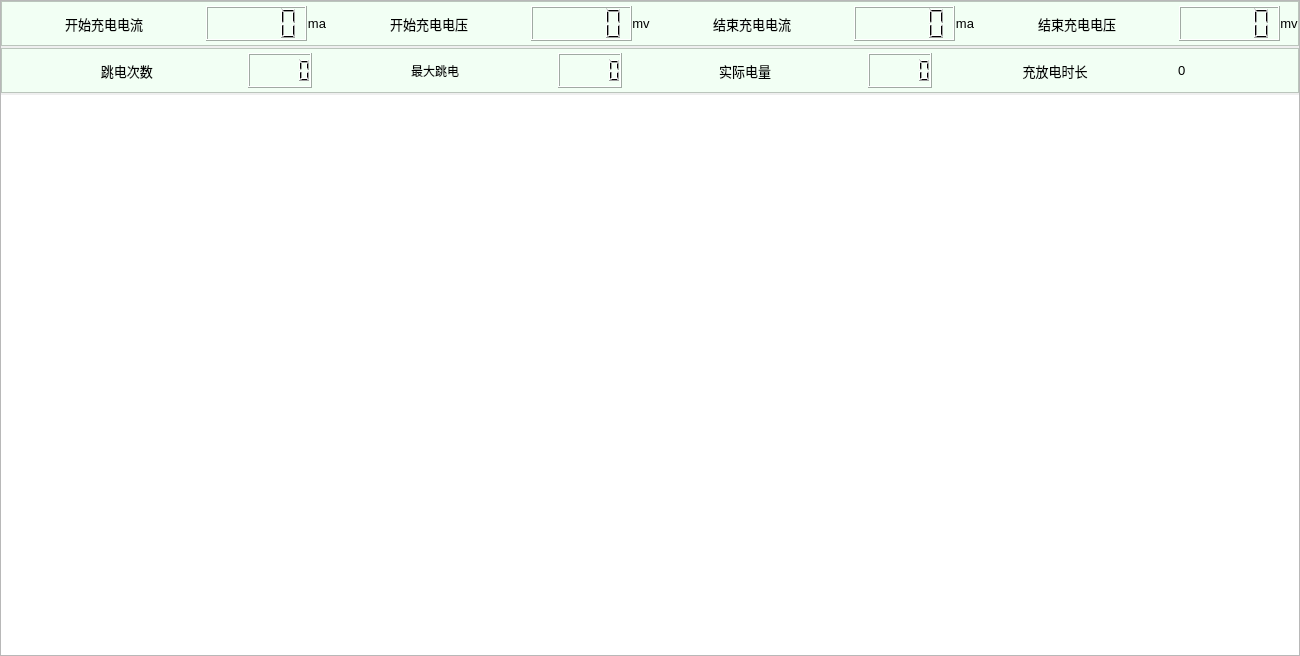
               <widget class="QFrame" name="Frame_Content">
                <property name="sizePolicy">
                 <sizepolicy hsizetype="Expanding" vsizetype="Expanding">
                  <horstretch>0</horstretch>
                  <verstretch>0</verstretch>
                 </sizepolicy>
                </property>
                <property name="minimumSize">
                 <size>
                  <width>1300</width>
                  <height>640</height>
                 </size>
                </property>
                <property name="maximumSize">
                 <size>
                  <width>16777215</width>
                  <height>16777215</height>
                 </size>
                </property>
                <property name="frameShape">
                 <enum>QFrame::StyledPanel</enum>
                </property>
                <property name="frameShadow">
                 <enum>QFrame::Raised</enum>
                </property>
                <layout class="QVBoxLayout" name="verticalLayout_4">
                 <property name="spacing">
                  <number>2</number>
                 </property>
                 <property name="leftMargin">
                  <number>0</number>
                 </property>
                 <property name="topMargin">
                  <number>0</number>
                 </property>
                 <property name="rightMargin">
                  <number>0</number>
                 </property>
                 <property name="bottomMargin">
                  <number>0</number>
                 </property>
                 <item>
                  <widget class="QFrame" name="Right_Infomation">
                   <property name="sizePolicy">
                    <sizepolicy hsizetype="Expanding" vsizetype="Expanding">
                     <horstretch>0</horstretch>
                     <verstretch>0</verstretch>
                    </sizepolicy>
                   </property>
                   <property name="minimumSize">
                    <size>
                     <width>650</width>
                     <height>45</height>
                    </size>
                   </property>
                   <property name="maximumSize">
                    <size>
                     <width>16777215</width>
                     <height>45</height>
                    </size>
                   </property>
                   <property name="styleSheet">
                    <string notr="true">background-color: rgb(242, 255, 244);</string>
                   </property>
                   <property name="frameShape">
                    <enum>QFrame::StyledPanel</enum>
                   </property>
                   <property name="frameShadow">
                    <enum>QFrame::Raised</enum>
                   </property>
                   <layout class="QHBoxLayout" name="horizontalLayout_5">
                    <property name="spacing">
                     <number>0</number>
                    </property>
                    <property name="leftMargin">
                     <number>0</number>
                    </property>
                    <property name="topMargin">
                     <number>0</number>
                    </property>
                    <property name="rightMargin">
                     <number>0</number>
                    </property>
                    <property name="bottomMargin">
                     <number>0</number>
                    </property>
                    <item>
                     <layout class="QHBoxLayout" name="horizontalLayout_4">
                      <item>
                       <widget class="QLabel" name="label">
                        <property name="sizePolicy">
                         <sizepolicy hsizetype="Expanding" vsizetype="Preferred">
                          <horstretch>0</horstretch>
                          <verstretch>0</verstretch>
                         </sizepolicy>
                        </property>
                        <property name="minimumSize">
                         <size>
                          <width>0</width>
                          <height>35</height>
                         </size>
                        </property>
                        <property name="maximumSize">
                         <size>
                          <width>16777215</width>
                          <height>35</height>
                         </size>
                        </property>
                        <property name="font">
                         <font>
                          <pointsize>10</pointsize>
                         </font>
                        </property>
                        <property name="text">
                         <string>开始充电电流</string>
                        </property>
                        <property name="alignment">
                         <set>Qt::AlignCenter</set>
                        </property>
                       </widget>
                      </item>
                      <item>
                       <widget class="QLCDNumber" name="CHARGE_CUR">
                        <property name="minimumSize">
                         <size>
                          <width>101</width>
                          <height>35</height>
                         </size>
                        </property>
                        <property name="maximumSize">
                         <size>
                          <width>16777215</width>
                          <height>35</height>
                         </size>
                        </property>
                        <property name="font">
                         <font>
                          <pointsize>10</pointsize>
                         </font>
                        </property>
                       </widget>
                      </item>
                      <item>
                       <widget class="QLabel" name="label_6">
                        <property name="minimumSize">
                         <size>
                          <width>0</width>
                          <height>35</height>
                         </size>
                        </property>
                        <property name="maximumSize">
                         <size>
                          <width>16777215</width>
                          <height>35</height>
                         </size>
                        </property>
                        <property name="font">
                         <font>
                          <pointsize>10</pointsize>
                         </font>
                        </property>
                        <property name="text">
                         <string>ma</string>
                        </property>
                        <property name="alignment">
                         <set>Qt::AlignCenter</set>
                        </property>
                       </widget>
                      </item>
                      <item>
                       <widget class="QLabel" name="label_3">
                        <property name="sizePolicy">
                         <sizepolicy hsizetype="Expanding" vsizetype="Preferred">
                          <horstretch>0</horstretch>
                          <verstretch>0</verstretch>
                         </sizepolicy>
                        </property>
                        <property name="minimumSize">
                         <size>
                          <width>0</width>
                          <height>35</height>
                         </size>
                        </property>
                        <property name="maximumSize">
                         <size>
                          <width>16777215</width>
                          <height>35</height>
                         </size>
                        </property>
                        <property name="font">
                         <font>
                          <pointsize>10</pointsize>
                         </font>
                        </property>
                        <property name="text">
                         <string>开始充电电压</string>
                        </property>
                        <property name="alignment">
                         <set>Qt::AlignCenter</set>
                        </property>
                       </widget>
                      </item>
                      <item>
                       <widget class="QLCDNumber" name="CHARGE_VOL">
                        <property name="minimumSize">
                         <size>
                          <width>101</width>
                          <height>35</height>
                         </size>
                        </property>
                        <property name="maximumSize">
                         <size>
                          <width>16777215</width>
                          <height>35</height>
                         </size>
                        </property>
                        <property name="font">
                         <font>
                          <pointsize>10</pointsize>
                         </font>
                        </property>
                       </widget>
                      </item>
                      <item>
                       <widget class="QLabel" name="label_22">
                        <property name="minimumSize">
                         <size>
                          <width>0</width>
                          <height>35</height>
                         </size>
                        </property>
                        <property name="maximumSize">
                         <size>
                          <width>16777215</width>
                          <height>35</height>
                         </size>
                        </property>
                        <property name="font">
                         <font>
                          <pointsize>10</pointsize>
                         </font>
                        </property>
                        <property name="text">
                         <string>mv</string>
                        </property>
                        <property name="alignment">
                         <set>Qt::AlignCenter</set>
                        </property>
                       </widget>
                      </item>
                      <item>
                       <widget class="QLabel" name="label_2">
                        <property name="sizePolicy">
                         <sizepolicy hsizetype="Expanding" vsizetype="Preferred">
                          <horstretch>0</horstretch>
                          <verstretch>0</verstretch>
                         </sizepolicy>
                        </property>
                        <property name="minimumSize">
                         <size>
                          <width>0</width>
                          <height>35</height>
                         </size>
                        </property>
                        <property name="maximumSize">
                         <size>
                          <width>16777215</width>
                          <height>35</height>
                         </size>
                        </property>
                        <property name="font">
                         <font>
                          <pointsize>10</pointsize>
                         </font>
                        </property>
                        <property name="text">
                         <string>结束充电电流</string>
                        </property>
                        <property name="alignment">
                         <set>Qt::AlignCenter</set>
                        </property>
                       </widget>
                      </item>
                      <item>
                       <widget class="QLCDNumber" name="RUN_CUR">
                        <property name="minimumSize">
                         <size>
                          <width>101</width>
                          <height>35</height>
                         </size>
                        </property>
                        <property name="maximumSize">
                         <size>
                          <width>16777215</width>
                          <height>35</height>
                         </size>
                        </property>
                        <property name="font">
                         <font>
                          <pointsize>10</pointsize>
                         </font>
                        </property>
                       </widget>
                      </item>
                      <item>
                       <widget class="QLabel" name="label_17">
                        <property name="minimumSize">
                         <size>
                          <width>0</width>
                          <height>35</height>
                         </size>
                        </property>
                        <property name="maximumSize">
                         <size>
                          <width>16777215</width>
                          <height>35</height>
                         </size>
                        </property>
                        <property name="font">
                         <font>
                          <pointsize>10</pointsize>
                         </font>
                        </property>
                        <property name="text">
                         <string>ma</string>
                        </property>
                        <property name="alignment">
                         <set>Qt::AlignCenter</set>
                        </property>
                       </widget>
                      </item>
                      <item>
                       <widget class="QLabel" name="label_13">
                        <property name="sizePolicy">
                         <sizepolicy hsizetype="Expanding" vsizetype="Preferred">
                          <horstretch>0</horstretch>
                          <verstretch>0</verstretch>
                         </sizepolicy>
                        </property>
                        <property name="minimumSize">
                         <size>
                          <width>0</width>
                          <height>35</height>
                         </size>
                        </property>
                        <property name="maximumSize">
                         <size>
                          <width>16777215</width>
                          <height>35</height>
                         </size>
                        </property>
                        <property name="font">
                         <font>
                          <pointsize>10</pointsize>
                         </font>
                        </property>
                        <property name="text">
                         <string>结束充电电压</string>
                        </property>
                        <property name="alignment">
                         <set>Qt::AlignCenter</set>
                        </property>
                       </widget>
                      </item>
                      <item>
                       <widget class="QLCDNumber" name="RUN_VOL">
                        <property name="sizePolicy">
                         <sizepolicy hsizetype="Minimum" vsizetype="Minimum">
                          <horstretch>0</horstretch>
                          <verstretch>0</verstretch>
                         </sizepolicy>
                        </property>
                        <property name="minimumSize">
                         <size>
                          <width>101</width>
                          <height>35</height>
                         </size>
                        </property>
                        <property name="maximumSize">
                         <size>
                          <width>16777215</width>
                          <height>35</height>
                         </size>
                        </property>
                        <property name="font">
                         <font>
                          <pointsize>10</pointsize>
                         </font>
                        </property>
                       </widget>
                      </item>
                      <item>
                       <widget class="QLabel" name="label_23">
                        <property name="minimumSize">
                         <size>
                          <width>0</width>
                          <height>35</height>
                         </size>
                        </property>
                        <property name="maximumSize">
                         <size>
                          <width>16777215</width>
                          <height>35</height>
                         </size>
                        </property>
                        <property name="font">
                         <font>
                          <pointsize>10</pointsize>
                         </font>
                        </property>
                        <property name="text">
                         <string>mv</string>
                        </property>
                        <property name="alignment">
                         <set>Qt::AlignCenter</set>
                        </property>
                       </widget>
                      </item>
                     </layout>
                    </item>
                   </layout>
                  </widget>
                 </item>
                 <item>
                  <widget class="QFrame" name="Left_Infomation">
                   <property name="sizePolicy">
                    <sizepolicy hsizetype="Expanding" vsizetype="Expanding">
                     <horstretch>0</horstretch>
                     <verstretch>0</verstretch>
                    </sizepolicy>
                   </property>
                   <property name="minimumSize">
                    <size>
                     <width>650</width>
                     <height>45</height>
                    </size>
                   </property>
                   <property name="maximumSize">
                    <size>
                     <width>16777215</width>
                     <height>45</height>
                    </size>
                   </property>
                   <property name="styleSheet">
                    <string notr="true">background-color: rgb(242, 255, 244);</string>
                   </property>
                   <property name="frameShape">
                    <enum>QFrame::StyledPanel</enum>
                   </property>
                   <property name="frameShadow">
                    <enum>QFrame::Raised</enum>
                   </property>
                   <layout class="QHBoxLayout" name="horizontalLayout_3">
                    <property name="spacing">
                     <number>0</number>
                    </property>
                    <property name="leftMargin">
                     <number>0</number>
                    </property>
                    <property name="topMargin">
                     <number>0</number>
                    </property>
                    <property name="rightMargin">
                     <number>0</number>
                    </property>
                    <property name="bottomMargin">
                     <number>0</number>
                    </property>
                    <item>
                     <widget class="QLabel" name="label_10">
                      <property name="sizePolicy">
                       <sizepolicy hsizetype="Expanding" vsizetype="Preferred">
                        <horstretch>0</horstretch>
                        <verstretch>0</verstretch>
                       </sizepolicy>
                      </property>
                      <property name="minimumSize">
                       <size>
                        <width>0</width>
                        <height>35</height>
                       </size>
                      </property>
                      <property name="maximumSize">
                       <size>
                        <width>16777215</width>
                        <height>35</height>
                       </size>
                      </property>
                      <property name="font">
                       <font>
                        <pointsize>10</pointsize>
                       </font>
                      </property>
                      <property name="text">
                       <string> 跳电次数</string>
                      </property>
                      <property name="alignment">
                       <set>Qt::AlignCenter</set>
                      </property>
                     </widget>
                    </item>
                    <item>
                     <widget class="QLCDNumber" name="JUMP_NUMBER">
                      <property name="minimumSize">
                       <size>
                        <width>0</width>
                        <height>35</height>
                       </size>
                      </property>
                      <property name="maximumSize">
                       <size>
                        <width>16777215</width>
                        <height>35</height>
                       </size>
                      </property>
                      <property name="font">
                       <font>
                        <pointsize>10</pointsize>
                       </font>
                      </property>
                     </widget>
                    </item>
                    <item>
                     <widget class="QLabel" name="label_11">
                      <property name="sizePolicy">
                       <sizepolicy hsizetype="Expanding" vsizetype="Preferred">
                        <horstretch>0</horstretch>
                        <verstretch>0</verstretch>
                       </sizepolicy>
                      </property>
                      <property name="minimumSize">
                       <size>
                        <width>0</width>
                        <height>35</height>
                       </size>
                      </property>
                      <property name="maximumSize">
                       <size>
                        <width>16777215</width>
                        <height>35</height>
                       </size>
                      </property>
                      <property name="font">
                       <font>
                        <pointsize>9</pointsize>
                       </font>
                      </property>
                      <property name="text">
                       <string>最大跳电</string>
                      </property>
                      <property name="alignment">
                       <set>Qt::AlignCenter</set>
                      </property>
                     </widget>
                    </item>
                    <item>
                     <widget class="QLCDNumber" name="MAX_JUMP_BAT">
                      <property name="minimumSize">
                       <size>
                        <width>0</width>
                        <height>35</height>
                       </size>
                      </property>
                      <property name="maximumSize">
                       <size>
                        <width>16777215</width>
                        <height>35</height>
                       </size>
                      </property>
                      <property name="font">
                       <font>
                        <pointsize>10</pointsize>
                       </font>
                      </property>
                     </widget>
                    </item>
                    <item>
                     <widget class="QLabel" name="label_12">
                      <property name="sizePolicy">
                       <sizepolicy hsizetype="Expanding" vsizetype="Preferred">
                        <horstretch>0</horstretch>
                        <verstretch>0</verstretch>
                       </sizepolicy>
                      </property>
                      <property name="minimumSize">
                       <size>
                        <width>0</width>
                        <height>35</height>
                       </size>
                      </property>
                      <property name="maximumSize">
                       <size>
                        <width>16777215</width>
                        <height>35</height>
                       </size>
                      </property>
                      <property name="font">
                       <font>
                        <pointsize>10</pointsize>
                       </font>
                      </property>
                      <property name="text">
                       <string>实际电量</string>
                      </property>
                      <property name="alignment">
                       <set>Qt::AlignCenter</set>
                      </property>
                     </widget>
                    </item>
                    <item>
                     <widget class="QLCDNumber" name="TIME_BAT_NUM">
                      <property name="minimumSize">
                       <size>
                        <width>0</width>
                        <height>35</height>
                       </size>
                      </property>
                      <property name="maximumSize">
                       <size>
                        <width>16777215</width>
                        <height>35</height>
                       </size>
                      </property>
                      <property name="font">
                       <font>
                        <pointsize>10</pointsize>
                       </font>
                      </property>
                     </widget>
                    </item>
                    <item>
                     <widget class="QLabel" name="label_15">
                      <property name="sizePolicy">
                       <sizepolicy hsizetype="Expanding" vsizetype="Preferred">
                        <horstretch>0</horstretch>
                        <verstretch>0</verstretch>
                       </sizepolicy>
                      </property>
                      <property name="minimumSize">
                       <size>
                        <width>0</width>
                        <height>35</height>
                       </size>
                      </property>
                      <property name="maximumSize">
                       <size>
                        <width>16777215</width>
                        <height>35</height>
                       </size>
                      </property>
                      <property name="font">
                       <font>
                        <pointsize>10</pointsize>
                       </font>
                      </property>
                      <property name="text">
                       <string>充放电时长</string>
                      </property>
                      <property name="alignment">
                       <set>Qt::AlignCenter</set>
                      </property>
                     </widget>
                    </item>
                    <item>
                     <widget class="QLabel" name="label_16">
                      <property name="minimumSize">
                       <size>
                        <width>120</width>
                        <height>0</height>
                       </size>
                      </property>
                      <property name="maximumSize">
                       <size>
                        <width>16777215</width>
                        <height>35</height>
                       </size>
                      </property>
                      <property name="font">
                       <font>
                        <pointsize>10</pointsize>
                       </font>
                      </property>
                      <property name="text">
                       <string>0</string>
                      </property>
                     </widget>
                    </item>
                   </layout>
                  </widget>
                 </item>
                 <item>
                  <widget class="QWidget" name="widget" native="true">
                   <property name="minimumSize">
                    <size>
                     <width>1260</width>
                     <height>560</height>
                    </size>
                   </property>
                   <property name="styleSheet">
                    <string notr="true">background-color: rgb(255, 255, 255);</string>
                   </property>
                  </widget>
                 </item>
                </layout>
               </widget>
